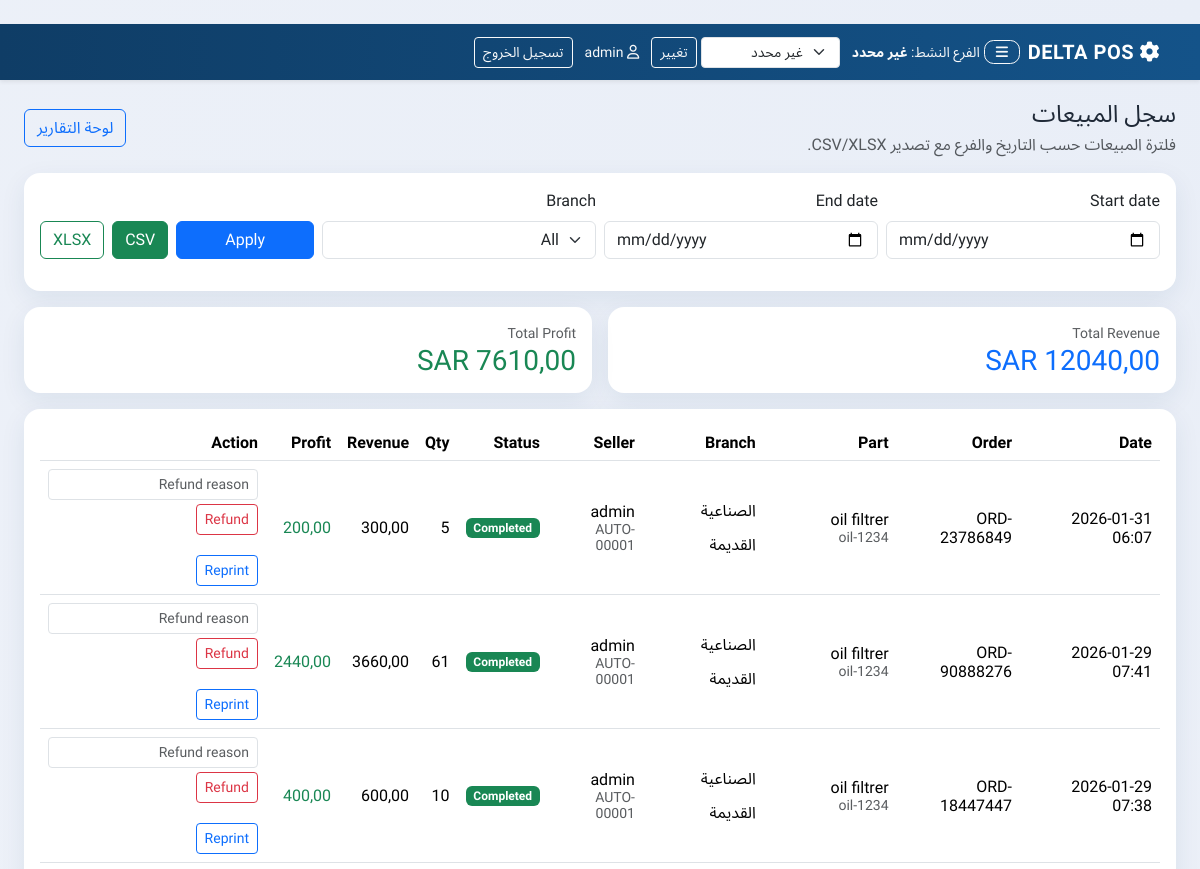
The page /inventory/history/ (signed in, upper part) on the database as committed earlier.
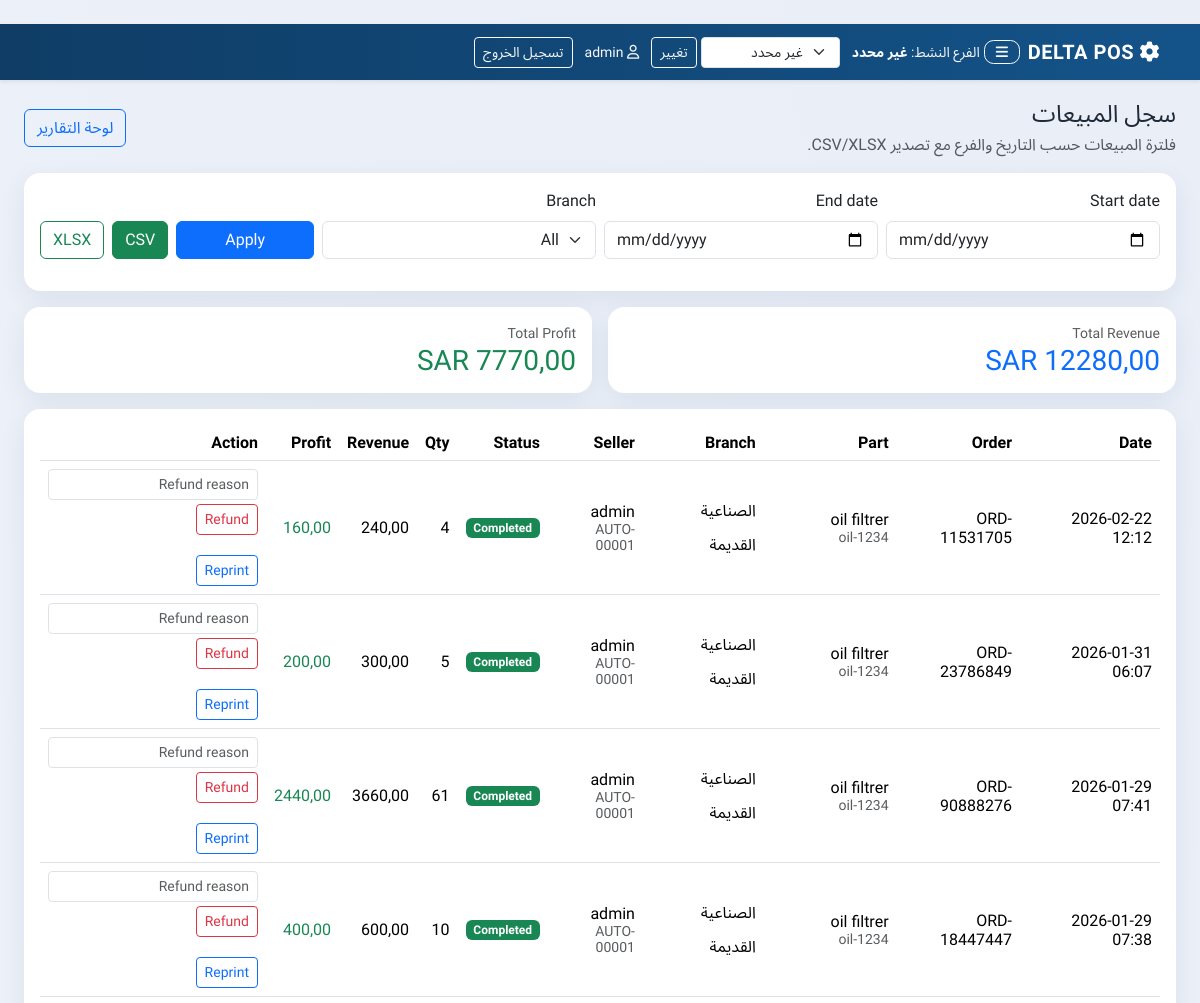
The same page on the database as committed later.
### inventory/models.py (models this page shows, shortened)
class Sale(models.Model):
    order = models.ForeignKey(Order, on_delete=models.CASCADE, null=True, related_name='items') # <--- LINKED
    part = models.ForeignKey(Part, on_delete=models.SET_NULL, null=True)
    branch = models.ForeignKey(Branch, on_delete=models.SET_NULL, null=True)
    seller = models.ForeignKey(User, on_delete=models.CASCADE)
    quantity = models.PositiveIntegerField(default=1)
    price_at_sale = models.DecimalField(
        max_digits=10,
        decimal_places=2,
        validators=[MinValueValidator(Decimal("0.00"))],
    )
    cost_at_sale = models.DecimalField(
        max_digits=10,
        decimal_places=2,
        default=0,
        validators=[MinValueValidator(Decimal("0.00"))],
    )
    date_sold = models.DateTimeField(default=timezone.now)
    is_refunded = models.BooleanField(default=False)
    class Meta:
        indexes = [
            models.Index(fields=["date_sold"]),
            models.Index(fields=["branch", "date_sold"]),
        ]
        constraints = [
            models.CheckConstraint(condition=Q(quantity__gt=0), name="sale_qty_gt_0"),
            models.CheckConstraint(condition=Q(price_at_sale__gte=0), name="sale_price_gte_0"),
            models.CheckConstraint(condition=Q(cost_at_sale__gte=0), name="sale_cost_gte_0"),
        ]
    @property
    def total_revenue(self):
        return self.price_at_sale * self.quantity
    @property
    def total_profit(self):
        if self.is_refunded:
            return Decimal("0.00")
        return (self.price_at_sale - self.cost_at_sale) * self.quantity

class Order(models.Model):
    order_id = models.CharField(max_length=20, unique=True, editable=False)
    created_at = models.DateTimeField(default=timezone.now)
    seller = models.ForeignKey(User, on_delete=models.CASCADE)
    branch = models.ForeignKey(Branch, on_delete=models.SET_NULL, null=True, blank=True, related_name="orders")
    customer = models.ForeignKey(Customer, on_delete=models.SET_NULL, null=True, blank=True)
    customer_email = models.EmailField(blank=True, null=True)
    subtotal = models.DecimalField(max_digits=12, decimal_places=2, default=0)
    vat_amount = models.DecimalField(max_digits=12, decimal_places=2, default=0)
    discount_amount = models.DecimalField(max_digits=12, decimal_places=2, default=0)
    grand_total = models.DecimalField(max_digits=12, decimal_places=2, default=0)
    class Meta:
        indexes = [
            models.Index(fields=["created_at"]),
            models.Index(fields=["branch", "created_at"]),
        ]
        constraints = [
            models.CheckConstraint(condition=Q(subtotal__gte=0), name="order_subtotal_gte_0"),
            models.CheckConstraint(condition=Q(vat_amount__gte=0), name="order_vat_gte_0"),
            models.CheckConstraint(condition=Q(discount_amount__gte=0), name="order_discount_gte_0"),
            models.CheckConstraint(condition=Q(grand_total__gte=0), name="order_grand_total_gte_0"),
        ]

class Part(models.Model):
    name = models.CharField(max_length=200)
    part_number = models.CharField(max_length=100, unique=True)
    barcode = models.CharField(max_length=100, blank=True, null=True)
    category = models.ForeignKey(Category, on_delete=models.SET_NULL, null=True)
    description = models.TextField(blank=True)
    image = models.ImageField(upload_to='parts_images/', blank=True, null=True)
    cost_price = models.DecimalField(
        max_digits=10,
        decimal_places=2,
        validators=[MinValueValidator(Decimal("0.00"))],
    )
    selling_price = models.DecimalField(
        max_digits=10,
        decimal_places=2,
        validators=[MinValueValidator(Decimal("0.00"))],
    )
    compatible_vehicles = models.ManyToManyField(Vehicle, blank=True)

class Branch(models.Model):
    name = models.CharField(max_length=50)
    code = models.CharField(max_length=10, unique=True)

class UserProfile(models.Model):
    class Roles(models.TextChoices):
        ADMIN = "admin", "Admin"
        MANAGER = "manager", "Manager"
        CASHIER = "cashier", "Cashier"
    user = models.OneToOneField(User, on_delete=models.CASCADE, related_name="profile")
    employee_id = models.CharField(max_length=50, unique=True)
    role = models.CharField(max_length=20, choices=Roles.choices, default=Roles.CASHIER)
    branch = models.ForeignKey(
        Branch,
        on_delete=models.SET_NULL,
        null=True,
        blank=True,
        related_name="staff",
        help_text="Default branch scope for non-manager users.",
    )
    class Meta:
        constraints = [
            models.CheckConstraint(
                condition=~Q(employee_id=""),
                name="userprofile_employee_id_not_blank",
            ),
        ]

### inventory/views.py (the view)
# urls.py: path("history/", views.sales_history, name="sales_history"),
@login_required
@manager_required
def sales_history(request):
    sales_query, start_date, end_date, current_branch = _sales_queryset_with_filters(request)
    totals = _sales_aggregates(sales_query)
    page_obj = Paginator(sales_query, 50).get_page(request.GET.get("page"))
    branches = _accessible_branches(request.user)
    context = {
        "sales": page_obj.object_list,
        "page_obj": page_obj,
        "total_revenue": totals["total_revenue"],
        "total_profit": totals["total_profit"],
        "branches": branches,
        "start_date": start_date,
        "end_date": end_date,
        "current_branch": int(current_branch) if current_branch and current_branch.isdigit() else None,
    }
    return render(request, "inventory/sales_history.html", context)

### inventory/views.py (called while the page is built)
def is_manager(user) -> bool:
    if not user.is_authenticated:
        return False
    if user.is_superuser:
        return True
    if user.groups.filter(name__in=["manager", "admin"]).exists():
        return True
    profile = _get_or_create_profile(user)
    return profile.role in {UserProfile.Roles.MANAGER, UserProfile.Roles.ADMIN}

def _scope_branch(queryset, user, field_name: str = "branch"):
    if is_manager(user):
        return queryset
    branch = _user_branch(user)
    if not branch:
        return queryset.none()
    return queryset.filter(**{field_name: branch})

def _accessible_branches(user):
    if is_manager(user):
        cache_key = "inventory:branches:all"
        cached = cache.get(cache_key)
        if cached is None:
            cached = list(Branch.objects.all().order_by("name"))
            cache.set(cache_key, cached, 300)
        return cached
    branch = _user_branch(user)
    if not branch:
        return []
    return [branch]

def _sales_queryset_with_filters(request):
    sales = Sale.objects.select_related("order", "part", "branch", "seller", "seller__profile").order_by("-date_sold")
    sales = _scope_branch(sales, request.user, field_name="branch")
    start_date = request.GET.get("start_date")
    end_date = request.GET.get("end_date")
    branch_id = request.GET.get("branch")
    if start_date:
        sales = sales.filter(date_sold__date__gte=start_date)
    if end_date:
        sales = sales.filter(date_sold__date__lte=end_date)
    if branch_id:
        sales = sales.filter(branch_id=branch_id)
    return sales, start_date, end_date, branch_id

### inventory/templates/inventory/sales_history.html (shortened to what this page needs)
﻿{% extends 'inventory/base.html' %}
{% block content %}
<div class="container-fluid px-3 px-lg-4">
    <div class="d-flex flex-wrap justify-content-between align-items-center mb-3 gap-2">
        <div>
            <h1 class="h4 mb-1">سجل المبيعات</h1>
            <p class="text-muted mb-0">فلترة المبيعات حسب التاريخ والفرع مع تصدير CSV/XLSX.</p>
        </div>
        <a href="{% url 'reports_dashboard' %}" class="btn btn-outline-primary">لوحة التقارير</a>
    </div>
    <div class="card delta-card mb-3">
        <div class="card-body">
            <form method="get" class="row g-2 align-items-end">
                <div class="col-md-3">
                    <label class="form-label">Start date</label>
                    <input type="date" name="start_date" class="form-control" value="{{ start_date }}">
                </div>
                <div class="col-md-3">
                    <label class="form-label">End date</label>
                    <input type="date" name="end_date" class="form-control" value="{{ end_date }}">
                </div>
                <div class="col-md-3">
                    <label class="form-label">Branch</label>
                    <select name="branch" class="form-select">
                        <option value="">All</option>
                    </select>
                </div>
                <div class="col-md-3 d-flex gap-2">
                    <button class="btn btn-primary flex-grow-1" type="submit">Apply</button>
                    <button class="btn btn-success" type="submit" formaction="{% url 'export_sales_csv' %}">CSV</button>
                    <button class="btn btn-outline-success" type="submit" formaction="{% url 'export_sales_csv' %}" formmethod="get" name="format" value="xlsx">XLSX</button>
                </div>
            </form>
        </div>
    </div>
    <div class="row g-3 mb-3">
        <div class="col-md-6">
            <div class="card delta-card"><div class="card-body">
                <div class="text-muted small">Total Revenue</div>
                <div class="h3 mb-0 text-primary">{{ total_revenue|floatformat:2 }} SAR</div>
            </div></div>
        </div>
        <div class="col-md-6">
            <div class="card delta-card"><div class="card-body">
                <div class="text-muted small">Total Profit</div>
                <div class="h3 mb-0 {% if total_profit < 0 %}text-danger{% else %}text-success{% endif %}">{{ total_profit|floatformat:2 }} SAR</div>
            </div></div>
        </div>
    </div>
    <div class="card delta-card">
        <div class="card-body">
            <div class="table-responsive">
                <table class="table table-hover align-middle mb-0">
                    <thead>
                        <tr>
                            <th>Date</th>
                            <th>Order</th>
                            <th>Part</th>
                            <th>Branch</th>
                            <th>Seller</th>
                            <th>Status</th>
                            <th>Qty</th>
                            <th>Revenue</th>
                            <th>Profit</th>
                            <th>Action</th>
                        </tr>
                    </thead>
                    <tbody>
                    {% for sale in sales %}
                        <tr>
                            <td>{{ sale.date_sold|date:"Y-m-d H:i" }}</td>
                            <td>{{ sale.order.order_id|default:'-' }}</td>
                            <td>
                                {{ sale.part.name|default:'-' }}
                                {% if sale.part %}<div class="small text-muted">{{ sale.part.part_number }}</div>{% endif %}
                            </td>
                            <td>{{ sale.branch.name|default:'-' }}</td>
                            <td>
                                {{ sale.seller.username }}
                                <div class="small text-muted">{{ sale.seller.profile.employee_id|default:"-" }}</div>
                            </td>
                            <td>
                                {% if sale.is_refunded %}
                                    <span class="badge text-bg-danger">Refunded</span>
                                {% else %}
                                    <span class="badge text-bg-success">Completed</span>
                                {% endif %}
                            </td>
                            <td>{{ sale.quantity }}</td>
                            <td>{% if sale.is_refunded %}0.00{% else %}{{ sale.total_revenue|floatformat:2 }}{% endif %}</td>
                            <td class="{% if sale.total_profit < 0 %}text-danger{% else %}text-success{% endif %}">{{ sale.total_profit|floatformat:2 }}</td>
                            <td>
                                {% if not sale.is_refunded %}
                                    <form method="post" action="{% url 'refund_sale' sale.id %}" onsubmit="return confirm('Confirm refund for this sale?');">
                                        <input type="text" name="reason" class="form-control form-control-sm mb-1" placeholder="Refund reason" required>
                                        <button class="btn btn-sm btn-outline-danger">Refund</button>
                                    </form>
                                {% else %}
                                    <span class="text-muted small">N/A</span>
                                {% endif %}
                                {% if sale.order %}
                                    <a class="btn btn-sm btn-outline-primary mt-1" href="{% url 'receipt_view' sale.order.order_id %}">Reprint</a>
                                {% endif %}
                            </td>
                        </tr>
                    {% empty %}
                        <tr><td colspan="10" class="text-center py-5 text-muted">No sales for current filter.</td></tr>
                    {% endfor %}
                    </tbody>
                </table>
            </div>
        </div>
    </div>
</div>
{% endblock %}

### inventory/templates/inventory/base.html (shortened to what this page needs)
﻿{% load static i18n %}
<!doctype html>
<html lang="{{ LANGUAGE_CODE|default:'ar' }}" dir="{% if LANGUAGE_CODE == 'ar' %}rtl{% else %}ltr{% endif %}">
<head>
    <link href="https://cdn.jsdelivr.net/npm/bootstrap@5.3.3/dist/css/bootstrap.min.css" rel="stylesheet">
    <link rel="stylesheet" href="https://cdnjs.cloudflare.com/ajax/libs/font-awesome/6.5.2/css/all.min.css">
</head>
<body>
<nav class="navbar navbar-expand-lg navbar-dark shadow-sm">
    <div class="container-fluid px-3 px-lg-4">
        <div class="d-flex align-items-center gap-2">
            <a class="navbar-brand mb-0" href="{% url 'part_search' %}">
                <i class="fa-solid fa-gear"></i>
                DELTA POS
            </a>
            {% if user.is_authenticated %}
                <button
                    id="deltaMenuToggle"
                    class="btn btn-sm btn-outline-light delta-menu-btn"
                    type="button"
                    aria-controls="deltaNavPanel"
                    aria-expanded="false"
                    aria-label="Toggle navigation menu"
                >
                    <i class="fa-solid fa-bars"></i>
                </button>
            {% endif %}
        </div>
        {% if user.is_authenticated %}
            <div class="ms-auto d-flex align-items-center justify-content-end flex-wrap gap-2">
                <span class="text-light small px-1">
                    الفرع النشط:
                    <strong>{{ nav_active_branch.name|default:"غير محدد" }}</strong>
                </span>
                {% if nav_is_admin %}
                    <form method="post" action="{% url 'set_active_branch' %}" class="d-flex align-items-center gap-1 m-0">
                        <select name="active_branch" class="form-select form-select-sm">
                            <option value="">غير محدد</option>
                        </select>
                        <button class="btn btn-sm btn-outline-light" type="submit">تغيير</button>
                    </form>
                {% endif %}
                <span class="text-light small px-1">
                    <i class="fa-regular fa-user"></i>
                    {{ user.username }}
                </span>
                <form method="post" action="{% url 'logout' %}" class="m-0">
                    <button class="btn btn-sm btn-outline-light" type="submit">تسجيل الخروج</button>
                </form>
            </div>
        {% endif %}
    </div>
</nav>
<main>
    <div class="content-shell">
        {% block content %}{% endblock %}
    </div>
</main>
</body>
</html>

Rows that differ between the two databases and show on the page:
added Sale: date_sold "2026-02-22 12:12", order.order_id "ORD-11531705", part.name "oil filtrer", part.part_number "oil-1234", branch.name "الصناعية القديمة", seller.username "admin", seller.profile.employee_id "AUTO-00001", shows "Completed", quantity "4", total_revenue "240,00", total_profit "160,00", shows "Reprint"
